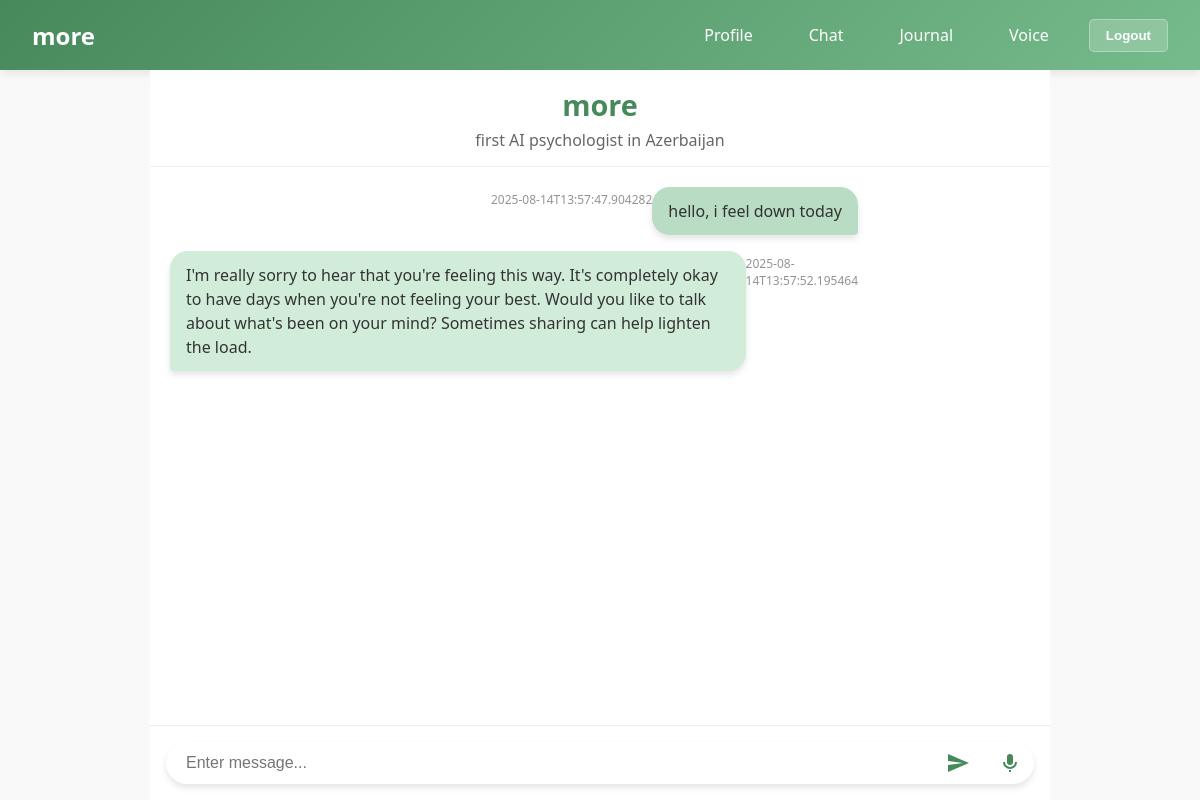
Page /chat (signed in) on the committed database.
### models.py (models this page shows, shortened)
class Chat(db.Model):
    __tablename__ = 'chats'
    id = db.Column(db.Integer, primary_key=True)
    user_id = db.Column(db.Integer, db.ForeignKey('users.id'), nullable=False)
    message = db.Column(db.Text, nullable=False)
    timestamp = db.Column(db.DateTime, default=datetime.utcnow)
    message_type = db.Column(db.String(20), default='user')  # 'user' or 'assistant'
    user = db.relationship('User', backref='chats', lazy=True)

### server.py (the view, shortened to what this page needs)
@app.route('/chat')
@login_required
def getresp():
    usertext = request.args.get('usertext')
    print(f"🔍 Loading chat history for user: {current_user.username} (ID: {current_user.id})")
    user_chats = Chat.query.filter_by(user_id=current_user.id).order_by(Chat.timestamp).all()
    print(f"📊 Found {len(user_chats)} chat messages for user {current_user.username}")
    history = []
    for chat in user_chats:
        history.append({
            'message': chat.message,
            'type': chat.message_type,
            'timestamp': chat.timestamp.isoformat()
        })
    if request.headers.get('X-Requested-With') == 'XMLHttpRequest':
        return jsonify(history=history)
    return render_template("chat.html", history=history)

### server.py (called while the page is built)
@login_manager.user_loader
def load_user(user_id):
    user = User.query.get(int(user_id))
    if user:
        print(f"👤 User loader: Loaded user {user.username} (ID: {user.id})")
    else:
        print(f"❌ User loader: No user found for ID {user_id}")
    return user

### templates/chat.html (shortened to what this page needs)
<!DOCTYPE html>
<html lang="en">
<head>
    <link href="{{ url_for('static', filename='styles/style.css')}}" rel="stylesheet" />
</head>
<body>
    {% include 'nav.html' %}
    <div class="container">
        <div class="title">
            <h1>more</h1>
            <h2>first AI psychologist in Azerbaijan</h2>
        </div>
        <div class="chat-wrapper">
            <div class="chat-container" id="chatContainer">
                {% for message in history %}
                    {% if message.type == 'user' %}
                        <div class="message user-message">
                            <div class="message-content">{{ message.message }}</div>
                            <div class="message-timestamp">{{ message.timestamp }}</div>
                        </div>
                    {% elif message.type == 'assistant' %}
                        <div class="message bot-message">
                            <div class="message-content">{{ message.message }}</div>
                            <div class="message-timestamp">{{ message.timestamp }}</div>
                        </div>
                    {% endif %}
                {% endfor %}
            </div>
            <form autocomplete="off" class="chat-form">
                <div class="input-container">
                    <input type="text" name="usertext" id="usertext" placeholder="Enter message..." autofocus />
                    <button type="submit" aria-label="Send message" title="Send message">
                        <svg viewBox="0 0 24 24" xmlns="http://www.w3.org/2000/svg" aria-hidden="true" focusable="false">
                            <path d="M2.01 21L23 12 2.01 3 2 10l15 2-15 2z"/>
                        </svg>
                    </button>
                    <button type="button" id="mic-button" aria-label="Voice input" title="Voice input">
                        <svg viewBox="0 0 24 24" xmlns="http://www.w3.org/2000/svg" aria-hidden="true" focusable="false">
                            <path d="M12 14a3 3 0 0 0 3-3V6a3 3 0 0 0-6 0v5a3 3 0 0 0 3 3zm5-3a5 5 0 0 1-10 0H5a7 7 0 0 0 14 0h-2zM11 19h2v2h-2v-2z"/>
                        </svg>
                    </button>
                </div>
            </form>
        </div>
    </div>
</body>
</html>

### templates/nav.html (shortened to what this page needs)
<nav class="navbar">
    <div class="nav-container">
        <div class="nav-brand">
            <a href="/">more</a>
        </div>
        <div class="nav-links">
            {% if current_user.is_authenticated %}
                <a href="/auth/profile">Profile</a>
                <a href="/chat">Chat</a>
                <a href="/journal">Journal</a>
                <a href="/morevoice">Voice</a>
                <button onclick="logout()" class="nav-btn">Logout</button>
            {% else %}
                <a href="/login">Login</a>
                <a href="/register">Register</a>
            {% endif %}
        </div>
    </div>
</nav>

### static/styles/style.css (style rules this page uses)
:root { --primary-color: #47895b; --secondary-color: #76bb8b; --text-color: #333; --bot-message-bg: #d1edd9; --user-message-bg: #b9dcc4; --input-bg: #ffffff; --shadow: 0 4px 6px rgba(0, 0, 0, 0.1); --pulse-listening-start: #47895b; --pulse-listening-end: #376b42; --pulse-speaking-start: #47895b; --pulse-speaking-end: #76bb8b; --pulse-generating-start: #72c68b; --pulse-generating-end: #90e6aa; --pulse-error-start: #dc2626; --pulse-error-end: #b91c1c; }
body { margin: 0; padding: 0; font-family: 'Segoe UI', system-ui, -apple-system, sans-serif; color: var(--text-color); background-color: #f9f9f9; height: 100vh; display: flex; flex-direction: column; overflow: hidden; }
.container { flex: 1; display: flex; flex-direction: column; max-width: 900px; margin: 0 auto; width: 100%; height: calc(100vh - 60px); padding: 0; overflow: hidden; position: relative; }
.title { text-align: center; padding: 15px 0; background-color: white; border-bottom: 1px solid #eee; flex-shrink: 0; }
.title h1 { font-size: 1.8rem; margin: 0; color: var(--primary-color); }
.title h2 { font-size: 1rem; margin: 5px 0 0 0; font-weight: normal; color: #666; }
.chat-wrapper { flex: 1; display: flex; flex-direction: column; overflow: hidden; }
.chat-container { flex: 1; overflow-y: auto; padding: 20px; background-color: white; scroll-behavior: smooth; }
.message { display: flex; margin-bottom: 16px; max-width: 80%; }
.bot-message { align-self: flex-start; }
.user-message { align-self: flex-end; flex-direction: row-reverse; }
.message-content { padding: 12px 16px; border-radius: 18px; line-height: 1.5; box-shadow: var(--shadow); }
.bot-message .message-content { background-color: var(--bot-message-bg); border-bottom-left-radius: 4px; }
.user-message .message-content { background-color: var(--user-message-bg); border-bottom-right-radius: 4px; }
.chat-form { padding: 16px; background-color: white; border-top: 1px solid #eee; flex-shrink: 0; }
.input-container { display: flex; border-radius: 24px; background-color: var(--input-bg); box-shadow: var(--shadow); overflow: hidden; }
input { flex: 1; padding: 12px 20px; border: none; outline: none; font-size: 1rem; background-color: transparent; }
button { background-color: var(--primary-color); color: white; border: none; padding: 0 24px; cursor: pointer; font-weight: 600; transition: background-color 0.2s; }
.navbar { background: linear-gradient(135deg, var(--primary-color) 0%, var(--secondary-color) 100%); padding: 1rem 2rem; box-shadow: 0 2px 10px rgba(0,0,0,0.1); }
.nav-container { display: flex; justify-content: space-between; align-items: center; max-width: 1200px; margin: 0 auto; }
.nav-brand a { color: white; text-decoration: none; font-size: 1.5rem; font-weight: bold; }
.nav-links { display: flex; gap: 1.5rem; align-items: center; }
.nav-links a { color: white; text-decoration: none; padding: 0.5rem 1rem; border-radius: 5px; transition: background-color 0.3s ease; }
.nav-btn { background: rgba(255,255,255,0.2); color: white; border: 1px solid rgba(255,255,255,0.3); padding: 0.5rem 1rem; border-radius: 5px; cursor: pointer; transition: background-color 0.3s ease; }

### templates/chat.html (style rules this page uses)
#mic-button { background: none; border: none; cursor: pointer; padding: 0 12px; display: flex; align-items: center; font-size: 1.4rem; color: var(--primary-color); }
#mic-button svg { width: 24px; height: 24px; fill: var(--primary-color); }
.chat-form button[type="submit"] { background: none; border: none; cursor: pointer; padding: 0 16px; display: flex; align-items: center; font-size: 1.4rem; color: var(--primary-color); }
.chat-form button[type="submit"] svg { width: 24px; height: 24px; fill: var(--primary-color); transition: fill 0.2s ease; }
.message-timestamp { font-size: 0.75rem; color: #666; margin-top: 0.25rem; opacity: 0.7; }

### rows in the picture
Chat: message "hello, i feel down today", timestamp "2025-08-14T13:57:47.904282"
Chat: message "I'm really sorry to hear that you're feeling this way. It's completely okay to have days when you're not feeling your best. Would you like to talk about what's been on your mind? Sometimes sharing can help lighten the load.", timestamp "2025-08-14T13:57:52.195464"
